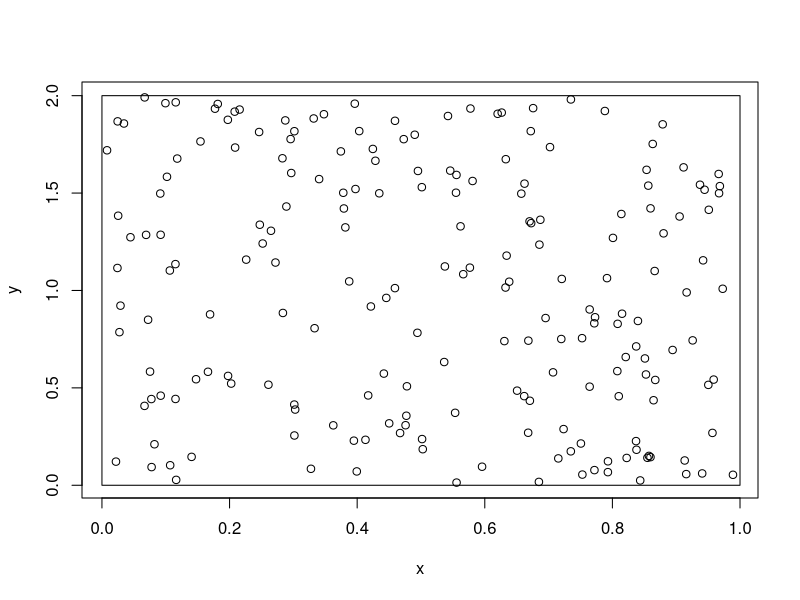
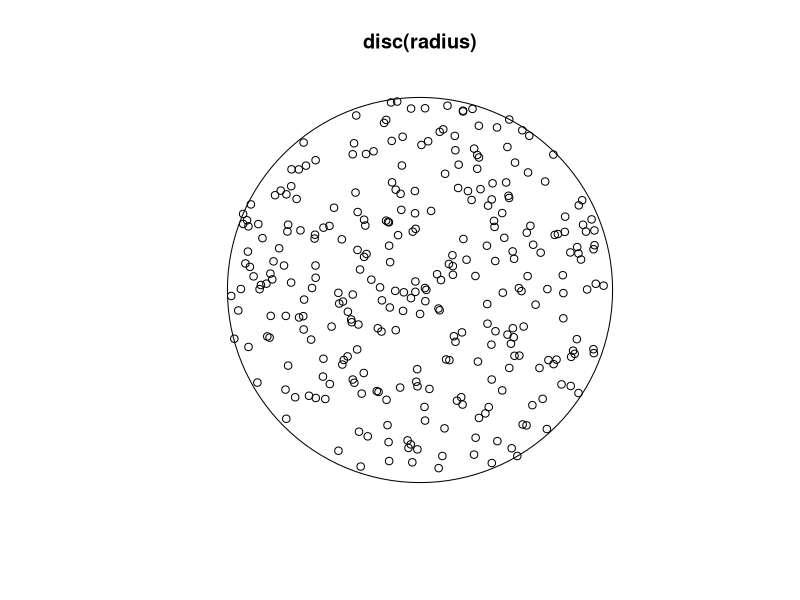

The R source for these figures, in order:
## ---- chunk 1
n <- 200

xmin <- 0
xmax <- 1
ymin <- 0
ymax <- 2

# Sample from a uniform distribution
x <- runif(n, xmin, xmax)
y <- runif(n, ymin, ymax)
## ---- chunk 2
mapxy <- function(a = NA){
  plot(x, y, asp=a)
  rect(xmin, ymin, xmax, ymax)
}

mapxy(0)
## ---- chunk 3
library(spatstat)
n_points <- 300
radius <- 10

r_squared <- runif(n_points, 0, radius**2)
angle <- runif(n_points, 0, 2*pi)

x <- sqrt(r_squared) * cos(angle)
y <- sqrt(r_squared) * sin(angle)

plot(disc(radius)); points(x,y)
